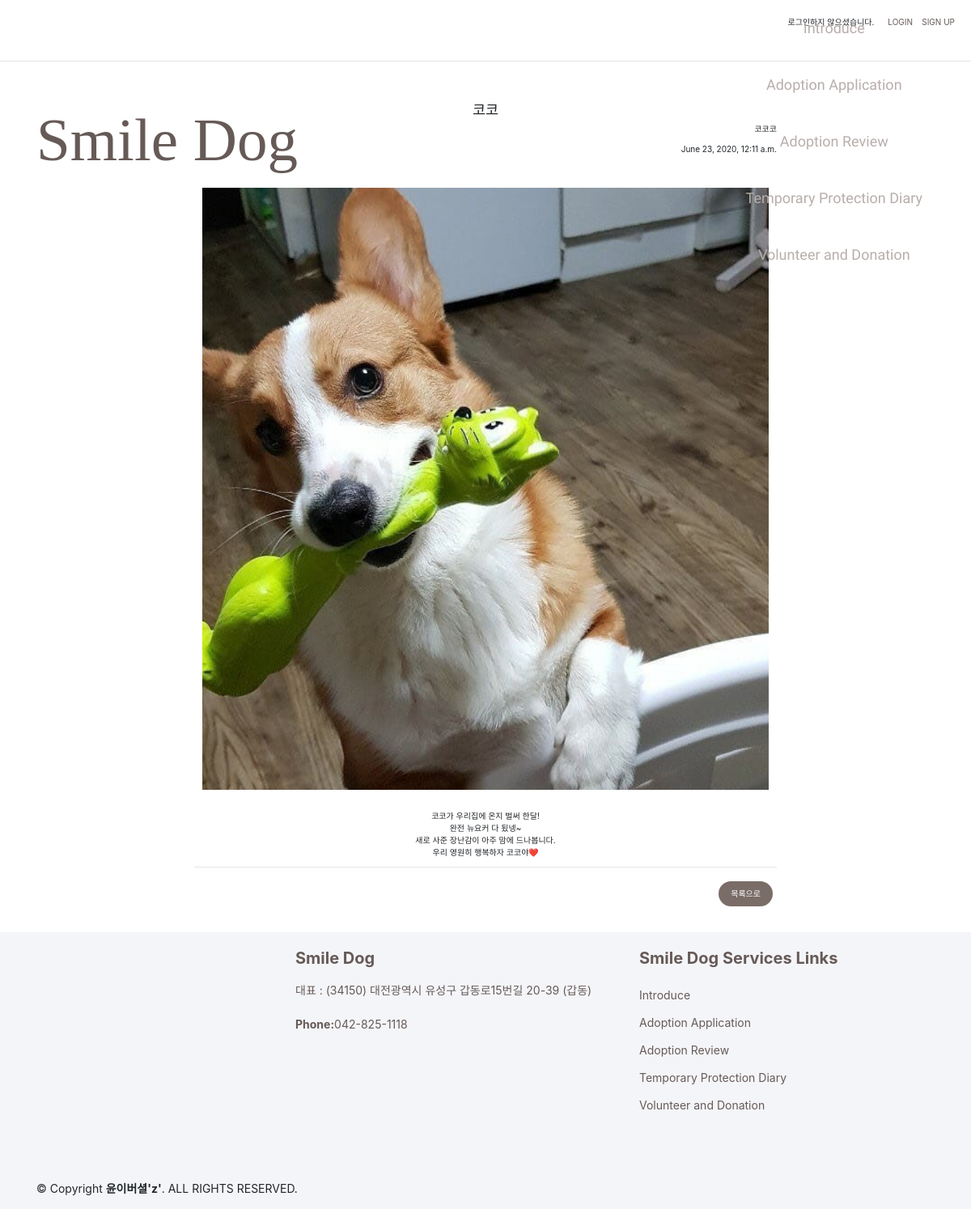
The app's page /review/17/ with its own data.
### review/models.py (models this page shows, shortened)
class Review_Post(models.Model):
    review_author = models.ForeignKey('auth.User', on_delete=models.CASCADE)
    review_title = models.CharField(max_length = 200)
    review_text = models.TextField()
    review_image = models.ImageField(blank = True, null = True, upload_to="review/%Y/%m/%d")
    review_created_date = models.DateTimeField(default = timezone.now)
    review_published_date = models.DateTimeField(blank = True, null = True)

### review/views.py (the view)
# urls.py: path('<int:post_id>/', views.review_detail, name = 'review_detail'),
def review_detail(request, post_id):
    riview_posts_detail = get_object_or_404(Review_Post, pk = post_id)
    return render(request, 'review/review_detail.html',{'review_post' : riview_posts_detail})

### review/templates/review/review_detail.html (shortened to what this page needs)
{% extends 'adoption/base.html' %}
{% block content %}
    <hr>
    <div style="text-align:center; ">
        <div style="display: inline-block; text-align: center;  padding: 40px; width: 800px;">
            <h3 style="font-family: 'Do Hyeon', sans-serif;"> {{review_post.review_title}}</h3>
            <div style="text-align: right;">
                <p>{{review_post.review_author}}</p>
                <p>{{review_post.review_created_date}}</p><br><br>
            </div>
            <div>
                {% if review_post.review_image %}
                    <img src="{{review_post.review_image.url}}" width="700px">
                {% endif %} <br><br>
                <p>{{review_post.review_text | linebreaks}}</p>  <hr>
            </div><br>
            <div style ="text-align:right">
            <a class="detail"href="{% url 'review_post_list' %}">목록으로</a>
            </div>
        </div>
    </div>
{% endblock content %}

### adoption/static/css/adoption.css (style rules this page uses)
a { color:rgb(102,90,87); text-decoration: none; }
.detail { background-color: rgb(122, 108, 103); padding: 10px 15px 10px 15px; border-radius: 40px; color :white; margin : 5px; font-family: 'Do Hyeon', sans-serif; }

### records on screen
Review_Post: review_title "코코", review_author "코코코", review_created_date "June 23, 2020, 12:11 a.m.", review_image (picture), review_text "코코가 우리집에 온지 벌써 한달! 완전 뉴요커 다 됬넹~ 새로 사준 장난감이 아주 맘에 드나봅니다. 우리 영원히 행복하자 코코야❤️"
